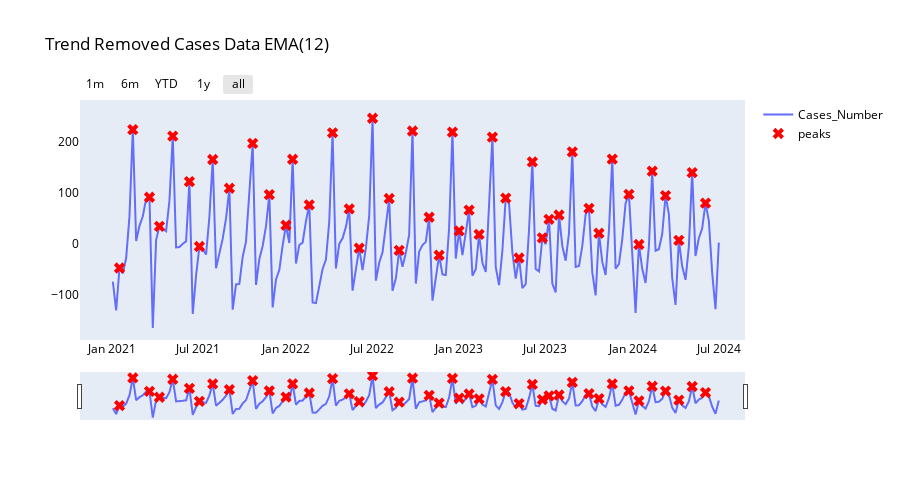

Notebook code for this chart:
### Markdown cell above
#### Intensity Frequency Analysis
After thoroughly analyzing the regular pattern period, we can utilize the Exponential Moving Average (EMA) to assess and confirm the seasonal intensity of data that does not exhibit a trend. This method allows us to pinpoint specific periods when fraud cases are on the rise and when they are decreasing.

We prefer the Exponential Moving Average (EMA) over the Simple Moving Average (MA) because it minimizes the influence of historical data on future predictions, as illustrated in the Autocorrelation Function (ACF) plot. These factors are essential to our analysis.

### Code cell
# Decided by previous ACF
WINDOW_SIZE = 12

model = ExponentialSmoothing(group_clean_data.no_trend, seasonal='add', seasonal_periods=WINDOW_SIZE)
ema_results = model.fit(optimized=True)

# find peaks
peaks, properties = find_peaks(ema_results.fittedvalues.values)
# print("Peaks Value:", ema_results.fittedvalues.iloc[peaks])

no_trend_ema = [
    go.Scatter(x=ema_results.fittedvalues.index, y=ema_results.fittedvalues, name='Cases_Number'),
    go.Scatter(x=ema_results.fittedvalues.iloc[peaks].index,
                         y=ema_results.fittedvalues.iloc[peaks].values,
                         mode='markers',
                         marker=dict(symbol="x", size=10, color='red'),
                         name='peaks')
]
time_series_vis(f'Trend Removed Cases Data EMA({WINDOW_SIZE})', no_trend_ema)

### Figure 1 — Plotly figure (JSON) as saved in the notebook; plotly's stock layout.template omitted (floating-point values rounded to 4 significant figures; data arrays with more than 128 entries replaced by an {"elided": "..."} marker saying what was removed)
{"data": [{"name": "Cases_Number", "type": "scatter", "x": {"elided": "183 str values"}, "y": {"elided": "183 float values"}}, {"marker": {"color": "red", "size": 10, "symbol": "x"}, "mode": "markers", "name": "peaks", "type": "scatter", "x": ["2021-01-17T00:00:00", "2021-02-14T00:00:00", "2021-03-21T00:00:00", "2021-04-11T00:00:00", "2021-05-09T00:00:00", "2021-06-13T00:00:00", "2021-07-04T00:00:00", "2021-08-01T00:00:00", "2021-09-05T00:00:00", "2021-10-24T00:00:00", "2021-11-28T00:00:00", "2022-01-02T00:00:00", "2022-01-16T00:00:00", "2022-02-20T00:00:00", "2022-04-10T00:00:00", "2022-05-15T00:00:00", "2022-06-05T00:00:00", "2022-07-03T00:00:00", "2022-08-07T00:00:00", "2022-08-28T00:00:00", "2022-09-25T00:00:00", "2022-10-30T00:00:00", "2022-11-20T00:00:00", "2022-12-18T00:00:00", "2023-01-01T00:00:00", "2023-01-22T00:00:00", "2023-02-12T00:00:00", "2023-03-12T00:00:00", "2023-04-09T00:00:00", "2023-05-07T00:00:00", "2023-06-04T00:00:00", "2023-06-25T00:00:00", "2023-07-09T00:00:00", "2023-07-30T00:00:00", "2023-08-27T00:00:00", "2023-10-01T00:00:00", "2023-10-22T00:00:00", "2023-11-19T00:00:00", "2023-12-24T00:00:00", "2024-01-14T00:00:00", "2024-02-11T00:00:00", "2024-03-10T00:00:00", "2024-04-07T00:00:00", "2024-05-05T00:00:00", "2024-06-02T00:00:00"], "y": [-47.97, 222.9, 90.48, 33.51, 210.2, 121.2, -5.989, 164.4, 108.1, 195.8, 95.53, 35.66, 164.9, 75.71, 216.7, 67.61, -9.238, 245.2, 87.99, -13.4, 220.2, 51.39, -23.11, 218.0, 24.67, 65.25, 17.73, 208.1, 88.89, -28.37, 159.7, 11.1, 47.36, 55.8, 179.5, 68.83, 20.06, 165.3, 96.15, -2.036, 141.7, 93.8, 6.185, 138.7, 79.13]}], "layout": {"font": {"color": "black"}, "height": 500, "title": {"font": {"color": "black"}, "text": "Trend Removed Cases Data EMA(12)"}, "xaxis": {"gridcolor": "rgba(255, 255, 255, 0.1)", "griddash": "dash", "gridwidth": 0.001, "rangeselector": {"bgcolor": "rgba(255, 255, 255, 0)", "buttons": [{"count": 1, "label": "1m", "step": "month", "stepmode": "backward"}, {"count": 6, "label": "6m", "step": "month", "stepmode": "backward"}, {"count": 1, "label": "YTD", "step": "year", "stepmode": "todate"}, {"count": 1, "label": "1y", "step": "year", "stepmode": "backward"}, {"step": "all"}]}, "rangeslider": {"visible": true}, "showgrid": true, "type": "date", "zeroline": false}, "yaxis": {"gridcolor": "rgba(255, 255, 255, 0.1)", "griddash": "dash", "gridwidth": 0.001, "showgrid": true, "zeroline": false}}}
